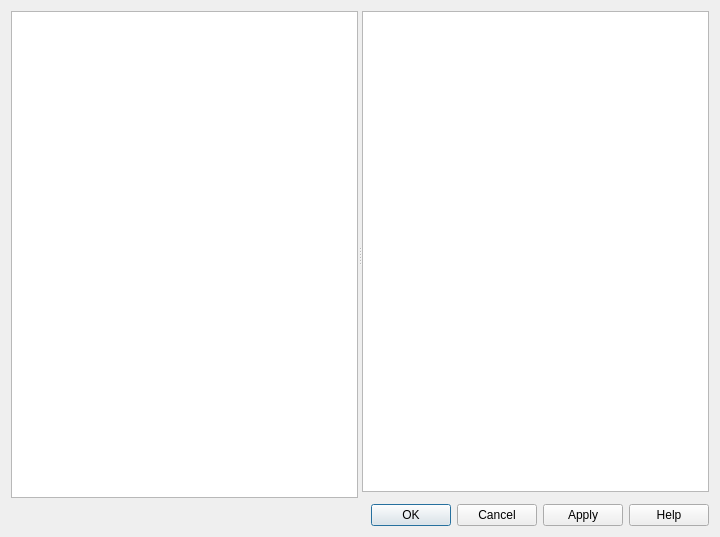
<?xml version="1.0" encoding="UTF-8"?>
<ui version="4.0">
 <class>PickerDialog</class>
 <widget class="QDialog" name="PickerDialog">
  <property name="geometry">
   <rect>
    <x>0</x>
    <y>0</y>
    <width>720</width>
    <height>537</height>
   </rect>
  </property>
  <layout class="QGridLayout" name="gridLayout">
   <item row="0" column="0" colspan="2">
    <widget class="QSplitter" name="splitterPicker">
     <property name="orientation">
      <enum>Qt::Horizontal</enum>
     </property>
     <property name="childrenCollapsible">
      <bool>false</bool>
     </property>
     <widget class="QTreeView" name="filesystemView"/>
     <widget class="QWidget" name="sidebarWidget">
      <layout class="QVBoxLayout" name="sidebar">
       <property name="leftMargin">
        <number>0</number>
       </property>
       <property name="topMargin">
        <number>0</number>
       </property>
       <property name="rightMargin">
        <number>0</number>
       </property>
       <property name="bottomMargin">
        <number>0</number>
       </property>
       <item>
        <widget class="PixmapGraphicsView" name="graphicsView">
         <property name="sizePolicy">
          <sizepolicy hsizetype="Expanding" vsizetype="Expanding">
           <horstretch>0</horstretch>
           <verstretch>1</verstretch>
          </sizepolicy>
         </property>
        </widget>
       </item>
       <item>
        <widget class="PickerChildWidget" name="wrappedWidget" native="true">
         <property name="sizePolicy">
          <sizepolicy hsizetype="MinimumExpanding" vsizetype="Preferred">
           <horstretch>0</horstretch>
           <verstretch>0</verstretch>
          </sizepolicy>
         </property>
        </widget>
       </item>
      </layout>
     </widget>
    </widget>
   </item>
   <item row="1" column="0" colspan="2">
    <widget class="QDialogButtonBox" name="buttonBox">
     <property name="orientation">
      <enum>Qt::Horizontal</enum>
     </property>
     <property name="standardButtons">
      <set>QDialogButtonBox::Apply|QDialogButtonBox::Cancel|QDialogButtonBox::Help|QDialogButtonBox::Ok</set>
     </property>
    </widget>
   </item>
  </layout>
 </widget>
 <customwidgets>
  <customwidget>
   <class>PickerChildWidget</class>
   <extends>QWidget</extends>
   <header>ui/picker/picker_child_widget.h</header>
   <container>1</container>
  </customwidget>
  <customwidget>
   <class>PixmapGraphicsView</class>
   <extends>QGraphicsView</extends>
   <header>ui/viewer/rpg_graphics_view.h</header>
  </customwidget>
 </customwidgets>
 <resources/>
 <connections/>
</ui>
